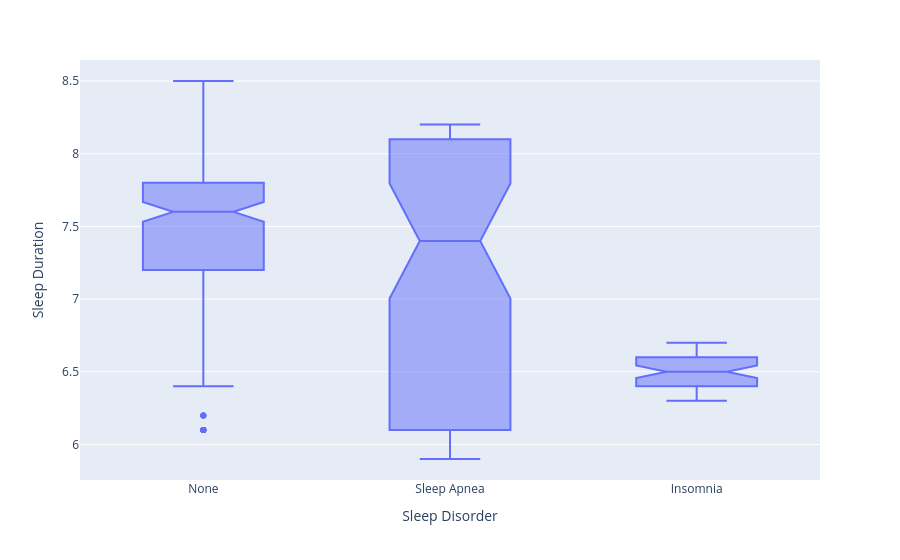

Here is the notebook cell this chart was saved with:
### Code cell
fig= px.box(df_clean,
             x='Sleep Disorder',
             y='Sleep Duration',
             #color='Gender',
             notched=True)
fig.show()

### Figure 1 — Plotly figure (JSON) as saved in the notebook; plotly's stock layout.template omitted (floating-point values rounded to 4 significant figures; data arrays with more than 128 entries replaced by an {"elided": "..."} marker saying what was removed)
{"data": [{"alignmentgroup": "True", "hovertemplate": "Sleep Disorder=%{x}<br>Sleep Duration=%{y}<extra></extra>", "legendgroup": "", "marker": {"color": "#636efa"}, "name": "", "notched": true, "offsetgroup": "", "orientation": "v", "showlegend": false, "type": "box", "x": {"elided": "308 str values"}, "x0": " ", "xaxis": "x", "y": {"elided": "308 float values"}, "y0": " ", "yaxis": "y"}], "layout": {"boxmode": "group", "legend": {"tracegroupgap": 0}, "margin": {"t": 60}, "xaxis": {"anchor": "y", "domain": [0, 1], "title": {"text": "Sleep Disorder"}}, "yaxis": {"anchor": "x", "domain": [0, 1], "title": {"text": "Sleep Duration"}}}}
